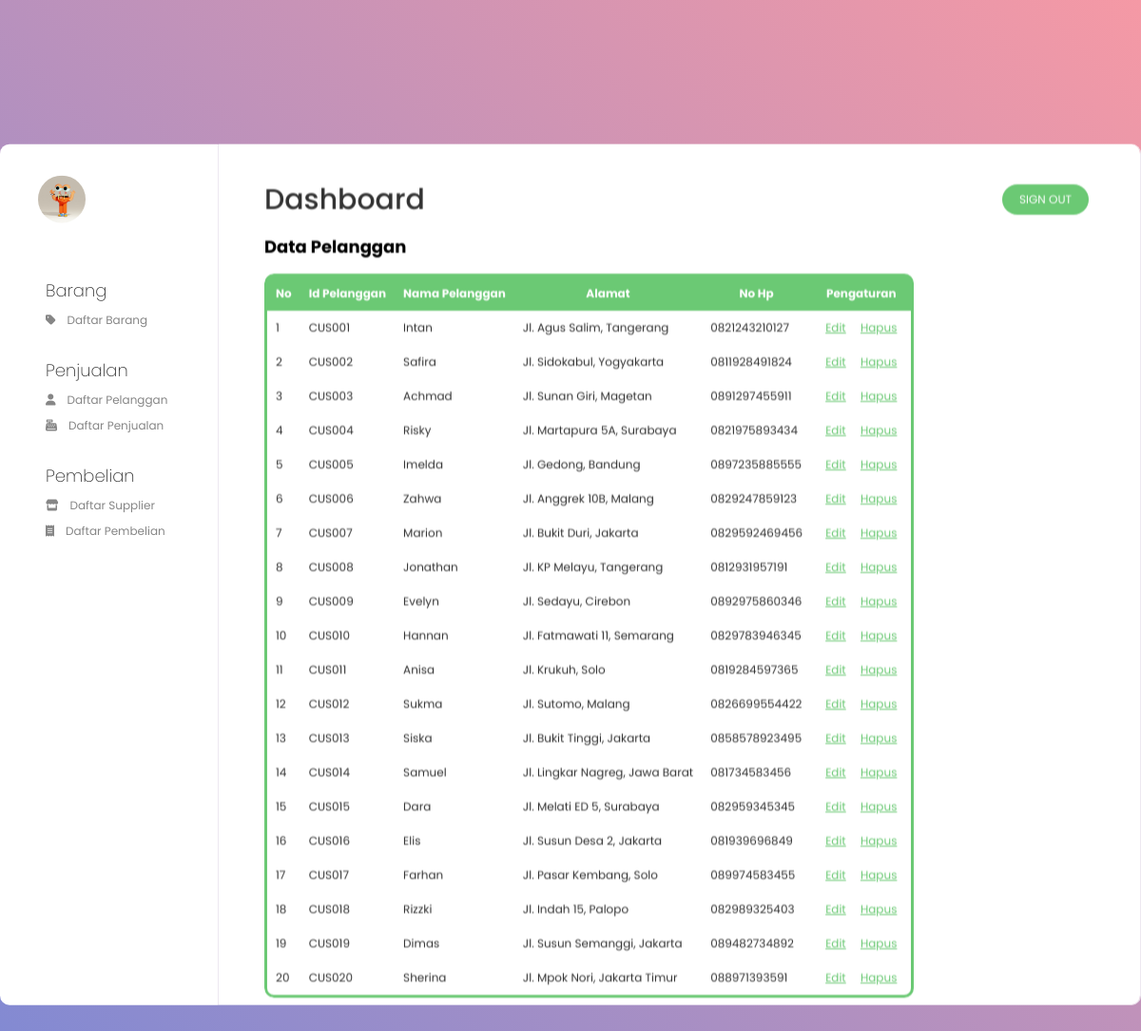
Page /dataPelanggan.php on the earlier database version.
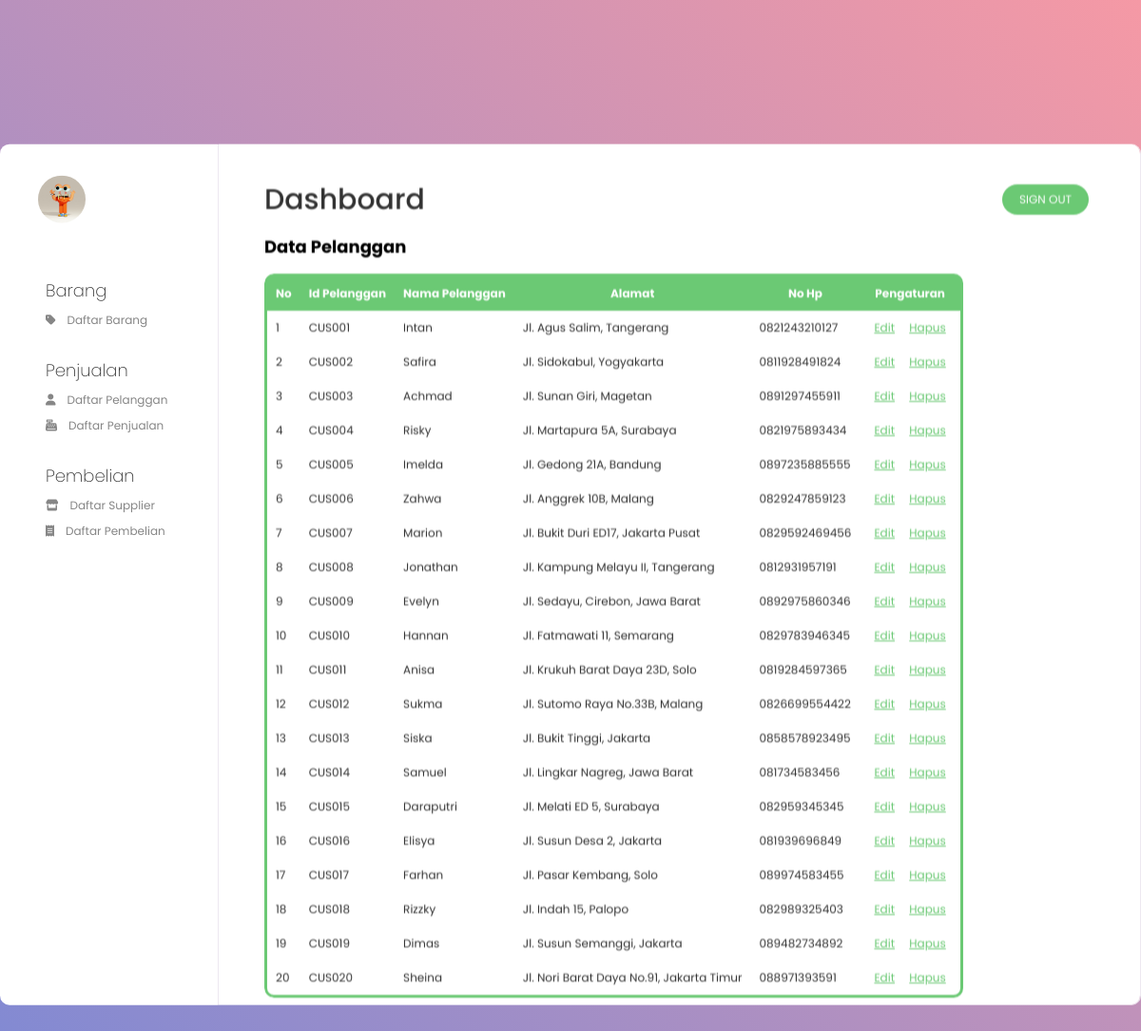
Same page on the later database version.
### tables this page shows
CREATE TABLE `pelanggan` (
  `IdPelanggan` varchar(6) NOT NULL,
  `NamaPelanggan` varchar(20) NOT NULL,
  `Alamat` varchar(50) NOT NULL,
  `NoHp` varchar(13) NOT NULL,
  `IdPengguna` char(5) NOT NULL
);

### dataPelanggan.php (the view, shortened to what this page needs)
<?php
include "koneksidb.php";
$query = "SELECT * FROM pelanggan";
$result = mysqli_query($connect, $query);
?>
<html>
<head>
    <link rel="stylesheet" type="text/css" href="style.css">
</head>
<body>
    <div class="center">
        <header class="menu">
            <figure class="user">
                <div class="user-avatar">
                    <img src="img/avatar.jpg">
                </div>
            </figure>
            <nav>
                <section class="barang">
                    <h3>Barang</h3>
                    <ul>
                        <li>
                            <a href="dataBarang.php">
                                <i class="fas fa-tag"></i>
                                Daftar Barang
                            </a>
                        </li>
                    </ul>
                </section>
                <section class="penjualan">
                    <h3>Penjualan</h3>
                    <ul>
                        <li>
                            <a href="dataPelanggan.php">
                                <i class="fas fa-user"></i>
                                Daftar Pelanggan
                            </a>
                        </li>
                    </ul>
                    <ul>
                        <li>
                            <a href="dataPenjualan.php">
                                <i class="fas fa-cash-register"></i>
                                Daftar Penjualan
                            </a>
                        </li>
                    </ul>
                </section>
                <section class="penjualan">
                    <h3>Pembelian</h3>
                    <ul>
                        <li>
                            <a href="dataSupplier.php">
                                <i class="fas fa-store"></i>
                                Daftar Supplier
                            </a>
                        </li>
                    </ul>
                    <ul>
                        <li>
                            <a href="dataPembelian.php">
                                <i class="fas fa-receipt"></i>
                                Daftar Pembelian
                            </a>
                        </li>
                    </ul>
                </section>
            </nav>
        </header>
        <main class="content-wrap">
            <header class="content-head">
                <h1>Dashboard</h1>
                <div class="action">
                    <button onclick="location.href = 'logout.php';">
                        Sign out
                    </button>
                </div>
            </header>
            <div class="container">
                <h2>Data Pelanggan</h2>
                    <div class="box-3">
                            <table class="content-table2">
                                <tr>
                                    <th>No</th>
                                    <th>Id Pelanggan</th>
                                    <th>Nama Pelanggan</th>
                                    <th>Alamat</th>
                                    <th>No Hp</th>
                                    <th>Pengaturan</th>
                                </tr>
                                <?php
                                $no = 1;
                                while ($row = mysqli_fetch_array($result)) {
                                ?>
                                    <tr>
                                        <td><?php echo $no++; ?></td>
                                        <td><?php echo $row['IdPelanggan']; ?></td>
                                        <td><?php echo $row['NamaPelanggan']; ?></td>
                                        <td><?php echo $row['Alamat']; ?></td>
                                        <td><?php echo $row['NoHp']; ?></td>
                                        <td>
                                            <a class="edit2" href="editPelanggan.php?IdPelanggan=<?php echo $row['IdPelanggan']; ?>&IdPenjualan=<?php echo $row['IdPenjualan']; ?>">Edit</a>
                                            <a class="delete2" href="hapusPelanggan.php?IdPelanggan=<?php echo $row['IdPelanggan']; ?>">Hapus</a>
                                        </td>
                                    </tr>
                                <?php
                                }
                                ?>
                            </table>
                    </div>
            </div>
        </main>
    </div>
</body>
</html>

Differences in the rows shown:
changed pelanggan "CUS005": Alamat "Jl. Gedong, Bandung" → "Jl. Gedong 21A, Bandung"
changed pelanggan "CUS007": Alamat "Jl. Bukit Duri, Jakarta" → "Jl. Bukit Duri ED17, Jakarta Pusat"
changed pelanggan "CUS008": Alamat "Jl. KP Melayu, Tangerang" → "Jl. Kampung Melayu II, Tangerang"
changed pelanggan "CUS009": Alamat "Jl. Sedayu, Cirebon" → "Jl. Sedayu, Cirebon, Jawa Barat"
changed pelanggan "CUS011": Alamat "Jl. Krukuh, Solo" → "Jl. Krukuh Barat Daya 23D, Solo"
changed pelanggan "CUS012": Alamat "Jl. Sutomo, Malang" → "Jl. Sutomo Raya No.33B, Malang"
changed pelanggan "CUS015": NamaPelanggan "Dara" → "Daraputri"
changed pelanggan "CUS016": NamaPelanggan "Elis" → "Elisya"
changed pelanggan "CUS018": NamaPelanggan "Rizzki" → "Rizzky"
changed pelanggan "CUS020": NamaPelanggan "Sherina" → "Sheina"; Alamat "Jl. Mpok Nori, Jakarta Timur" → "Jl. Nori Barat Daya No.91, Jakarta Timur"
